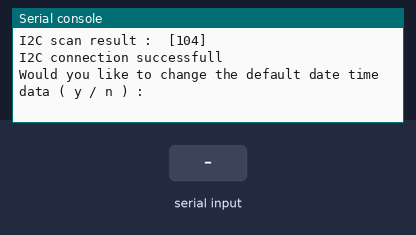
A program run on a simulated Raspberry Pi Pico running MicroPython. On the bench: the last lines printed to the serial console. The test bench sets the inputs (shaded band).

Above: at 1.2 s.
1.3 s: "y" typed at the serial console, then Enter
At 2.5 s:
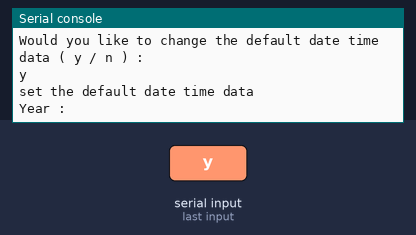
2.8 s: "5" typed at the serial console, then Enter
At 3.7 s:
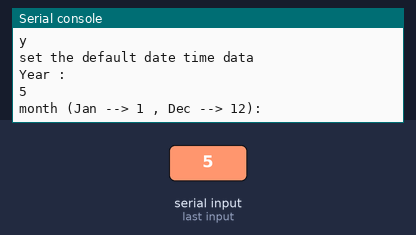
4.3 s: "90" typed at the serial console, then Enter
At 4.9 s:
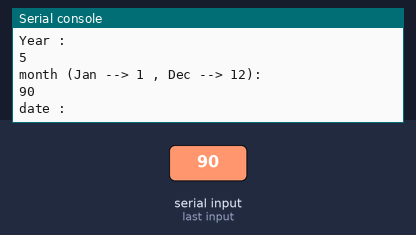
5.8 s: "200" typed at the serial console, then Enter
At 7.0 s:
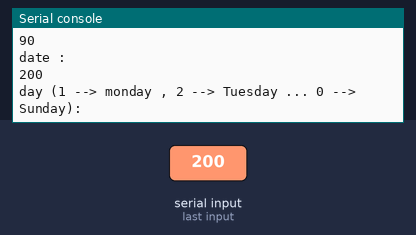
7.3 s: "1" typed at the serial console, then Enter
At 8.4 s:
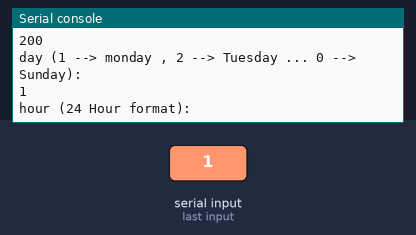
8.8 s: "5" typed at the serial console, then Enter
At 9.5 s:
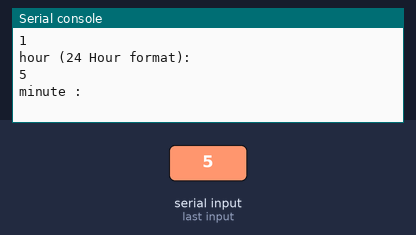
Timing chart, 0 to 11.3 s (numbered marks = the images above; inputs shaded):
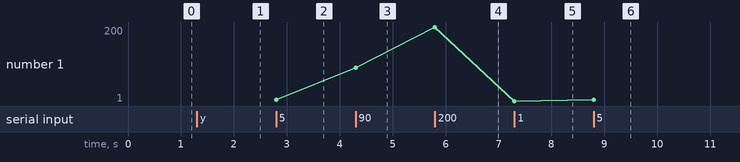

Measured:
- after the input at 1.3 s, the serial console: prints a new line at once (image 1)
- after the input at 2.8 s, the serial console: prints a new line at once (image 2)
- after the input at 4.3 s, the serial console: prints a new line at once (image 3)
- after the input at 5.8 s, the serial console: prints a new line at once (image 4)
- after the input at 7.3 s, the serial console: prints a new line at once (image 5)
- after the input at 8.8 s, the serial console: prints a new line at once (image 6)
- plotted number 1: 5 → 90 after the input at 4.3 s, 90 → 200 after the input at 5.8 s, 1 → 5 after the input at 8.8 s

The program:

RTC_I2C.py
```python
# impport the required libraries
from machine import I2C, Pin
from ds1307 import DS1307
import utime

# declare pins for I2C communication
sclPin = Pin(1) # serial clock pin
sdaPin = Pin(0) # serial data pin

# Initiate I2C
i2c_object = I2C(0,              # positional argument - I2C id
                  scl = sclPin,  # named argument - serial clock pin
                  sda = sdaPin,  # named argument - serial data pin
                  freq = 400000 )# named argument - i2c frequency

result = I2C.scan(i2c_object) # scan i2c bus for available devices

print("I2C scan result : ", result)
if result != []:
    print("I2C connection successfull")
else:
    print("retry")


# clock object at the dedicated i2c port
clockObject = DS1307(i2c_object)

#  enable the RTC module
clockObject.halt(False) # 32 khz crystal enable

choice = input("Would you like to change the default date time data ( y / n ) : ")

if choice == "y":

    print("set the default date time data")
    year = int(input("Year : "))
    month = int(input("month (Jan --> 1 , Dec --> 12): "))
    date = int(input("date : "))

    day = int(input("day (1 --> monday , 2 --> Tuesday ... 0 --> Sunday): ")) # 1 --> monday , 2 --> Tuesday ... 0 --> Sunday

    hour = int(input("hour (24 Hour format): "))
    minute = int(input("minute : "))
    second = int(input("second : "))

    now = (year,month,date,day,hour,minute,second,0)
    clockObject.datetime(now)

else:
    print("Default data is not changed ")
    print("Default date time settings : ")
    default = clockObject.datetime()
    print("Year : ",default[0])
    print("month : ",default[1])
    print("date : ",default[2])
    print("day : ",default[3])
    print("hour : ",default[4])
    print("minute : ",default[5])
    print("second : ",default[6],"\n")
    utime.sleep(5) # time for user to read serial data properly


while True:
    (year,month,date,day,hour,minute,second,p1)=clockObject.datetime()
    utime.sleep(1)
    print(clockObject.datetime())


    # use this tuple anywhere in your micropythpn code as per your needs
```
